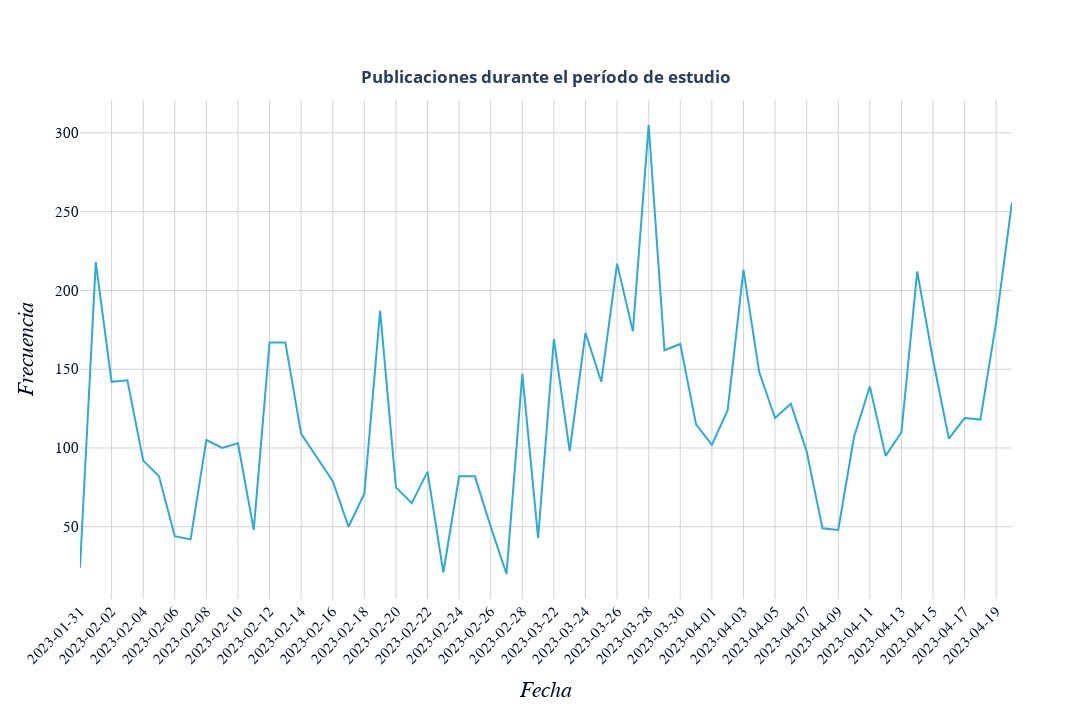

The cell this chart's notebook holds for it:
### Code cell
total_publicaciones_por_dia(dpg2,  width=1530, height=710, 
                                color_line='#2dabd2' ,color_font="#000e28", gridcolor='#D3D3D3', zerolinecolor="#D3D3D3",
                                save=False, name='Linea_Tiempo_Publicacion_dia')

### Figure 1 — Plotly figure (JSON) as saved in the notebook; plotly's stock layout.template omitted (floating-point values rounded to 4 significant figures)
{"data": [{"marker": {"color": "#2dabd2"}, "mode": "lines", "text": [24, 218, 142, 143, 92, 82, 44, 42, 105, 100, 103, 48, 167, 167, 109, 94, 79, 50, 71, 187, 75, 65, 85, 21, 82, 82, 50, 20, 147, 43, 169, 98, 173, 142, 217, 174, 305, 162, 166, 115, 102, 124, 213, 148, 119, 128, 98, 49, 48, 107, 139, 95, 110, 212, 156, 106, 119, 118, 180, 256], "textfont": {"color": "#000e28"}, "type": "scatter", "x": ["2023-01-31", "2023-02-01", "2023-02-02", "2023-02-03", "2023-02-04", "2023-02-05", "2023-02-06", "2023-02-07", "2023-02-08", "2023-02-09", "2023-02-10", "2023-02-11", "2023-02-12", "2023-02-13", "2023-02-14", "2023-02-15", "2023-02-16", "2023-02-17", "2023-02-18", "2023-02-19", "2023-02-20", "2023-02-21", "2023-02-22", "2023-02-23", "2023-02-24", "2023-02-25", "2023-02-26", "2023-02-27", "2023-02-28", "2023-03-21", "2023-03-22", "2023-03-23", "2023-03-24", "2023-03-25", "2023-03-26", "2023-03-27", "2023-03-28", "2023-03-29", "2023-03-30", "2023-03-31", "2023-04-01", "2023-04-02", "2023-04-03", "2023-04-04", "2023-04-05", "2023-04-06", "2023-04-07", "2023-04-08", "2023-04-09", "2023-04-10", "2023-04-11", "2023-04-12", "2023-04-13", "2023-04-14", "2023-04-15", "2023-04-16", "2023-04-17", "2023-04-18", "2023-04-19", "2023-04-20"], "y": [24, 218, 142, 143, 92, 82, 44, 42, 105, 100, 103, 48, 167, 167, 109, 94, 79, 50, 71, 187, 75, 65, 85, 21, 82, 82, 50, 20, 147, 43, 169, 98, 173, 142, 217, 174, 305, 162, 166, 115, 102, 124, 213, 148, 119, 128, 98, 49, 48, 107, 139, 95, 110, 212, 156, 106, 119, 118, 180, 256]}], "layout": {"barmode": "stack", "height": 710, "legend": {"font": {"color": "#000e28", "family": "Raleway, monospace", "size": 16}}, "paper_bgcolor": "rgba(0, 0, 0, 0)", "plot_bgcolor": "rgba(0, 0, 0, 0)", "title": {"text": "<b>Publicaciones durante el período de estudio</b>", "x": 0.5, "xanchor": "center", "y": 0.9, "yanchor": "top"}, "width": 1530, "xaxis": {"autorange": true, "gridcolor": "#D3D3D3", "range": [0, 59], "tickangle": -45, "tickfont": {"color": "#000e28", "family": "Arial", "size": 15}, "title": {"font": {"color": "#000e28", "family": "Raleway, monospace", "size": 22}, "text": "<i>Fecha</i>"}, "type": "category", "zeroline": true, "zerolinecolor": "#D3D3D3", "zerolinewidth": 1.5}, "yaxis": {"autorange": true, "gridcolor": "#D3D3D3", "range": [4.167, 320.8], "tickfont": {"color": "#000e28", "family": "Arial", "size": 15}, "title": {"font": {"color": "#000e28", "family": "Raleway, monospace", "size": 22}, "text": "<i>Frecuencia</i>"}, "type": "linear", "zeroline": true, "zerolinecolor": "#D3D3D3", "zerolinewidth": 1.5}}}
